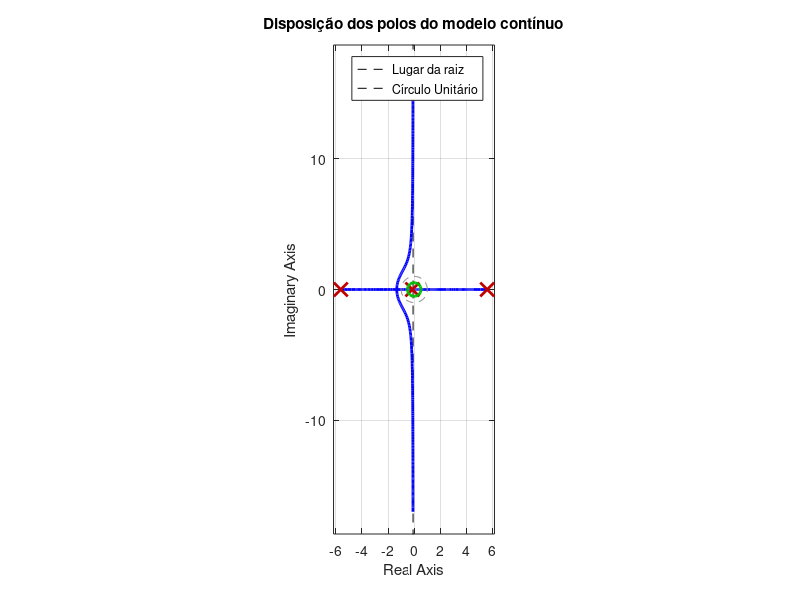
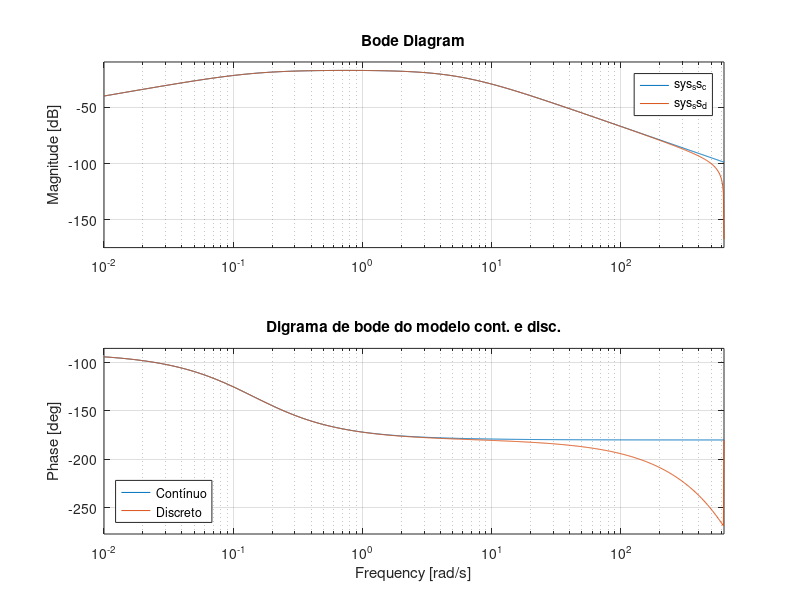
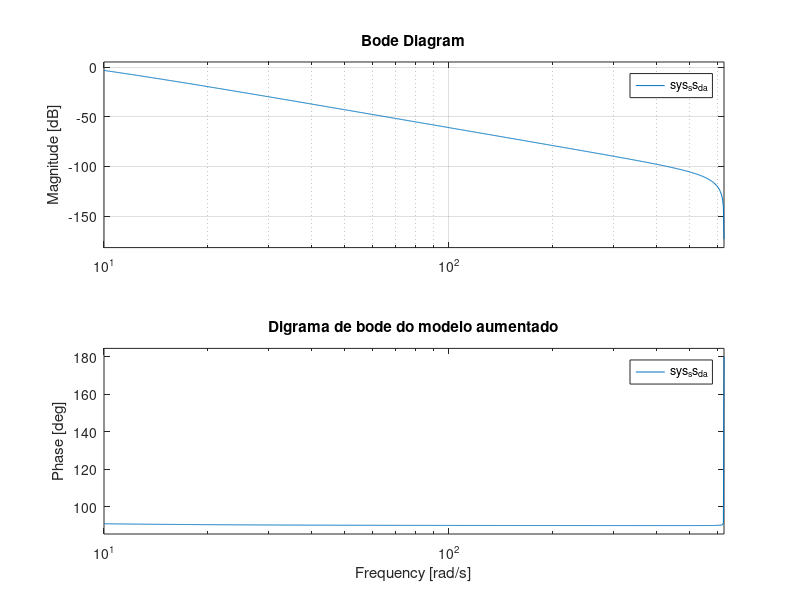
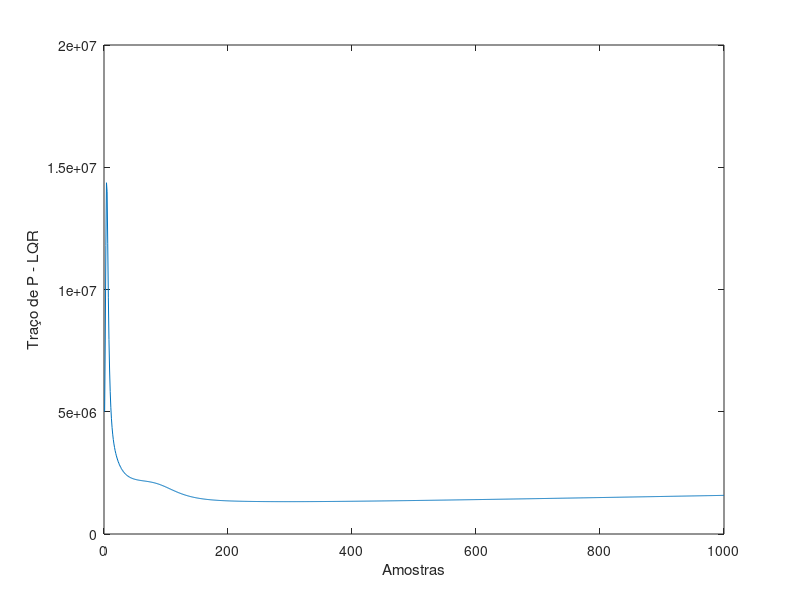

MATLAB code to generate these figures, in order:
%% Atividade 02: Controle do pêndulo invertido sobre carro usando LQG.
clear all; close all; clc;

%% Planta do pêndulo invertido 
% Ref.: https://ctms.engin.umich.edu/CTMS/index.php?example=InvertedPendulum&section=SystemModeling 
% A variável sensorialmente medida é a posição angular do pêndulo (em rad).
% Sinal de controle (u) é a Força aplicada sobre o carro (F) em Newtons.
% As variaveis de estado são:
    % x1 = x:       posição do carro em metros
    % x2 = x_dot:   velocidade do carro em m/s
    % x3 = phi:     angulo do pendulo (em rad)
    % x4 = phi_dot  velocidade angular do pendulo (rad/s)

%% Modelo em Espaço de Estados em Tempo Continuo
M = 0.5; m = 0.2; b = 0.1; I = 0.006; g = 9.8; l = 0.3; 
p = I*(M+m)+M*m*l^2; 

% Matrizes de estado
A = [0      1              0           0;
     0 -(I+m*l^2)*b/p  (m^2*g*l^2)/p   0;
     0      0              0           1;
     0 -(m*l*b)/p       m*g*l*(M+m)/p  0];

B = [   0; 
    (I+m*l^2)/p;
        0; 
      m*l/p];

C = [0 0 1 0]; ny = size(C,1); % sersor da posição angular do pêndulo
% C = [0 0 1 0; 0 0 1 0]; ny = size(C,1); % + sensor de posição do carro

D = zeros(ny,1);
    
sys_ss_c = ss(A,B,C,D, ...
    'statename', {'x' 'x_dot' 'phi' 'phi_dot'}, ...
    'inputname',{'u'}, ...
    'outputname', {'phi'})

% Analise dos poles e autovalores do sistema
disp('Autovalores contínuos do sistema:');
disp(eig(A)); % o polo 5.5651 é instavel (está no semiplano direito do plano s)

% Plot dos polos no plano S
figure; rlocus(sys_ss_c);
title('Disposição dos polos do modelo contínuo'); grid on; hold on;
theta = linspace(0, 2*pi, 100);
plot(cos(theta), sin(theta), '--', 'Color', [0.5 0.5 0.5]);
axis equal;
legend('Lugar da raiz', 'Círculo Unitário');

% Analise das maximas frequencias do sistema
disp('Verificando a frequência máxima do sistema:');
damp(sys_ss_c) 
f_max = max(damp(sys_ss_c));
disp(['> f_max = ' num2str(f_max) ' rad/s']);

%% Modelo em Espaço de Estado em Tempo Discreto 
v_factor = 200;                  % fator de velocidade da amostragem  
fs = (f_max*v_factor)/(2*pi);    % frequencia de amostragem (Hz) 
Ts = 1/fs;                       % periodo de amostragem (s) 
Ts = fix(v_factor*Ts)/v_factor; 

disp(['Período de Amostragem Ts = ' num2str(Ts) 's']);

% Discretizando o sistema
sys_ss_d = c2d(sys_ss_c, Ts)
[Ad, Bd, Cd, Dd] = ssdata(sys_ss_d);

% Compara o modelo contínuo com o discreto 
% Observa-se que os modelos divergem nas altas frequências.
% O sistema é instavel, pq na região de inversão de fase há o aumento do ganho.
figure; bode(sys_ss_c, sys_ss_d); title('Digrama de bode do modelo cont. e disc.');
legend('Contínuo', 'Discreto', 'Location','southwest');

%% Modelo Aumentando em Espaço de Estado Discreto (adicionar o integrador)
Aa = [eye(ny, ny)   Cd*Ad;
      zeros(4, ny)  Ad];

Ba = [Cd*Bd;
       Bd];

Ca = [eye(ny, ny) zeros(ny, 4)];  

Da = Dd;

sys_ss_d_a = ss(Aa, Ba, Ca, Da, Ts,  ...
    'statename', {'x' 'x_dot' 'phi' 'phi_dot' 'int'}, ...
    'inputname',{'u'}, ...
    'outputname', {'phi'})

figure; bode(sys_ss_d_a); grid; title('Digrama de bode do modelo aumentado');

% Analise dos poles e autovalores do sistema
disp('Autovalores discretos do sistema aumentado:');
disp(eig(Aa)); % o polo 1.0282 é instavel (está fora do circulo únitario no plano z)
               % aparentemente a variavel na posição pendulo já é uma
               % variavel integradora (a mesma se acumula ao longo do tempo)

%% Testes de Controlabilidade e Observabilidade
n = length(Aa);     % Número de variaveis de estado (o integrador é considerado)
Co = ctrb(Aa, Ba);  % Matriz de Controlabilidade
Ob = obsv(Aa, Ca);  % Matriz de Observabilidade

disp('Verificação da Controlabilidade:');
disp(['> rank(Co) = ' num2str(rank(Co))]);
if rank(Co) == n
    disp(['== ' num2str(n) ' - O sistema é controlável' ]);
else
    disp(['!= ' num2str(n) ' - O sistema não é controlável' ]);
end

disp('Verificação da Observabilidade:');
disp(['> rank(Ob) = ' num2str(rank(Ob))]);
if rank(Ob) == n
    disp(['== ' num2str(n) ' - O sistema é observável' ]);
else
    disp(['!= ' num2str(n) ' - O sistema não é observável' ]);
end

%% Controlador LQR
disp('Controlador LQR');
             % y1  x  x_dot  phi  phi_dot  
Q_lqr = diag([ 1   1    1     1      1 ]);  % peso das variaveis 
R_lqr = 1;                                  % peso do esforço de controle

disp('Verificação da Detectabilidade (p/ o LQR):');
Ob_dec_lqr = obsv(Aa', sqrt(Q_lqr)');
disp(['> rank(obsv(Aa^(T), sqrt(Q_lqr)^(T))) = ' num2str(rank(Ob_dec_lqr))]);

if rank(Ob_dec_lqr) == n
    disp(['== ' num2str(n) ' - O sistema é detectável' ]);
else
    disp(['!= ' num2str(n) ' - O sistema não é detectável' ]);
end

% Calculo da matriz P pela Equação a Diferenças de Riccati
P = 1e6*eye(n, n); p_samples = 1000; 
for i = 1:p_samples
    P = Aa'*P*Aa -Aa'*P*Ba*inv(Ba'*P*Ba+R_lqr)*Ba'*P*Aa+Q_lqr;
    traceP(i)=trace(P); 
end
figure; plot(traceP); ylabel('Traço de P - LQR'); xlabel('Amostras');

% Calculo do Ganho
K = ( Aa'*P*Ba*inv(Ba'*P*Ba+R_lqr) )';
disp('LQG K = '); disp(K);

% Analise dos poles e autovalores do sistema
disp('Autovalores do controlador LQR:');
disp(eig(Aa-Ba*K)); % precisam ser estaveis (está dentro do circulo únitario no plano z)

% TODO: Analise em MF pelas função de sensibilidade
% Tsen = ss(Aa-Ba*K,Ba*K(4),Ca,Da,Ts);
% Ssen = eye(ny,ny)-Tsen; 
% 
% mt = max( sigma(Tsen) );
% ms = max( sigma(Ssen) );
% 
% GmdB = min( 20*log10(ms/(ms-1)), 20*log10(1+(1/mt)) );
% Pmdeg = (180/pi)*min( (2*asin(1/(2*ms)) ), (2*asin(1/(2*mt)) ) );
% 
% disp('Margens de ganho e fase obtidas por análise de malha fechada:');
% disp('GmdB = '); disp(GmdB);
% disp('Pmdeg = '); disp(Pmdeg);
% 
% figure; sigma(Tsen); hold; sigma(Ssen); grid;
% legend('|Tsen|','|Ssen|'); title('LQR Sensibilidades');

%% Filtro de Kalman (Observador)
disp('Filtro de Kalman');
             % y1  x  x_dot  phi  phi_dot  
Q_kf = diag([ 1   1    1     1      1 ]);  % peso das variaveis 
R_kf = 1;                                  % ruído da medição

disp('Verificação da Detectabilidade (p/ o Filtro de Kalman):');
Ob_dec_kf = obsv(Aa', sqrt(Q_kf)');
disp(['> rank(obsv(Aa^(T), sqrt(Q_kf)^(T))) = ' num2str(rank(Ob_dec_kf))]);

if rank(Ob_dec_kf) == n
    disp(['== ' num2str(n) ' - O sistema é detectável' ]);
else
    disp(['!= ' num2str(n) ' - O sistema não é detectável' ]);
end

% Calculo da matriz P pela Equação a Diferenças de Riccati
Po = 1e6*eye(n, n); p_samples = 1000; 
for i = 1:p_samples
    Po = Aa*Po*Aa' -Aa*Po*Ca'*inv(Ca*Po*Ca'+R_kf)*Ca*Po*Aa'+Q_kf;
    tracePo(i)=trace(Po); 
end
figure; plot(tracePo); ylabel('Traço de P - Filtros de Kalman'); xlabel('Amostras');

% Calculo do Ganho
L = ( Aa*Po*Ca'*inv(Ca*Po*Ca'+R_kf) );
disp('KF L = '); disp(L);

% Analise dos poles e autovalores do sistema
disp('Autovalores do filtros de Kalman:');
disp(eig(Aa-L*Ca)); % precisam ser estaveis (está dentro do circulo únitario no plano z)

% TODO: Analise em MF pelas função de sensibilidade

%% Simulação do controlador LQG
t_f = 20;           % temos de simulação
N = round(t_f/Ts);  % número de amostras
t = 0:Ts:N*Ts-Ts;   % vetor de tempo discreto
    
    % Sinal de referencia
    r1(1:5) = 0; r1(6:N) = 0;

    % Disturbios na entrada e saida
    w1 = 0*wgn(1, N, 1e-3, 'linear'); % ruido
    w2(1:round(N/2)) = 0; w2(round(N/2)+1:N) = 0*0.02;

    v1 = 0*wgn(1, N, 1e-3, 'linear'); % ruido
    v2(1:round(N/2)) = 0; v2(round(N/2)+1:N) =+0.2*0;

    % Condições iniciais do modelo nominal
                % x  x_dot    phi    phi_dot
    x(:,:, 1) = [0;  0;    0.0349;     0];   % entrada
    y(:,:, 1) = C*x(:,:, 1);                 % saida
    u(1) = 0;                                % sinal de controle

    % Condições iniciais do modelo aumentado
                % y1  x  x_dot  phi  phi_dot
    xa(:,:, 1) = [0;  0;    0;     0;     0];   % entrada
    ya(:,:, 1) = Ca*xa(:,:, 1);                 % saida
    du(1) = 0;                                  % sinal de controle

    % Condições iniciais das variaveis estimadas
    x1e(1)= 0; x2e(1)= 0; x3e(1)= 0; x4e(1)= 0;

for k = 2:N
    % Modelo em espaço de estados
    x(:,:, k) = Ad*x(:,:, k-1) + Bd*u(k-1) + [1; 0; 0; 0]*w2(k-1); 
    y(:,:, k) = Cd*x(:,:, k) + v1(k) + v2(k);

    % Modelo em espaço de estados aumentado com o filtro de Kalman
    xa(:,:, k) = Aa*xa(:,:, k-1) + Ba*du(k-1) + L*(y(:,:, k-1) - ya(:,:, k-1));
    ya(:,:, k) = Ca*xa(:,:, k);

    % Estimação das variaveis
    x1e(k) = x1e(k-1) + xa(2, k);
    x2e(k) = x2e(k-1) + xa(3, k);
    x3e(k) = x3e(k-1) + xa(4, k);
    x4e(k) = x4e(k-1) + xa(5, k);

    % Lei de controle de realimentação de estados
    du(k) = K*([r1(k); 0; 0; 0; 0] - xa(:,:, k));

    % Passando du(k) pelo integrador discreto   
    u(k) = u(k-1) + du(k);
end

% Plots
figure;
subplot(211)
    plot(t, r1, 'k'); hold;
    plot(t, y(1,:),'b'); plot(t, ya(1,:), ':r');
    legend('r1(t)', 'y1(t)', 'y1a(t): estimado');
    ylabel('Angulo (rad)');
subplot(212)
    plot(t, u, 'b'); xlabel('Tempo (s)'); ylabel('Força (N)');

figure;
subplot(411)
    plot(t,xa(1,:),'r');
    ylabel('xa_1(t)');
    title('Variáveis de estado do estimador aumentado');

subplot(412)
    plot(t,xa(2,:),'r');
    ylabel('xa_2(t)');

subplot(413)
    plot(t,xa(3,:),'r');
    ylabel('xa_3(t)');

subplot(414)
    plot(t,xa(4,:),'r');
    ylabel('xa_4(t)');
